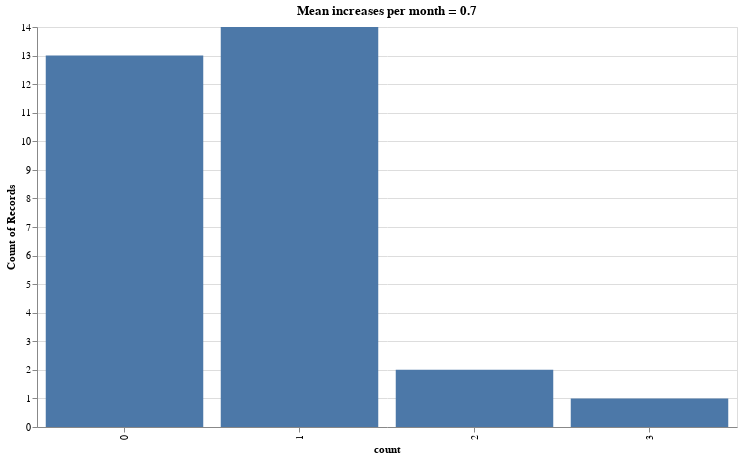

The notebook cell saved with this chart:
### Code cell
days_df = filtered_df.groupby(pd.Grouper(key="dt", freq="M")).agg("count")["units"].reset_index().rename(columns={"units": "count"})
alt.Chart(days_df).mark_bar(point=True) \
.encode(
    x = alt.X("count:N"),
    y = alt.Y("count()"),
).properties(width=700, height=400, title=f"Mean increases per month = {days_df['count'].mean()}")

### Figure 1 — Vega-Lite specification as saved in the notebook (floating-point values rounded to 4 significant figures)
{"$schema": "https://vega.github.io/schema/vega-lite/v4.8.1.json", "config": {"view": {"continuousHeight": 300, "continuousWidth": 400}}, "data": {"name": "data-7115c7c751943ab4962b587db0c89d78"}, "datasets": {"data-7115c7c751943ab4962b587db0c89d78": [{"count": 1, "dt": "2018-02-28T00:00:00"}, {"count": 0, "dt": "2018-03-31T00:00:00"}, {"count": 0, "dt": "2018-04-30T00:00:00"}, {"count": 0, "dt": "2018-05-31T00:00:00"}, {"count": 1, "dt": "2018-06-30T00:00:00"}, {"count": 2, "dt": "2018-07-31T00:00:00"}, {"count": 1, "dt": "2018-08-31T00:00:00"}, {"count": 1, "dt": "2018-09-30T00:00:00"}, {"count": 1, "dt": "2018-10-31T00:00:00"}, {"count": 1, "dt": "2018-11-30T00:00:00"}, {"count": 1, "dt": "2018-12-31T00:00:00"}, {"count": 3, "dt": "2019-01-31T00:00:00"}, {"count": 0, "dt": "2019-02-28T00:00:00"}, {"count": 0, "dt": "2019-03-31T00:00:00"}, {"count": 0, "dt": "2019-04-30T00:00:00"}, {"count": 1, "dt": "2019-05-31T00:00:00"}, {"count": 1, "dt": "2019-06-30T00:00:00"}, {"count": 1, "dt": "2019-07-31T00:00:00"}, {"count": 2, "dt": "2019-08-31T00:00:00"}, {"count": 1, "dt": "2019-09-30T00:00:00"}, {"count": 0, "dt": "2019-10-31T00:00:00"}, {"count": 1, "dt": "2019-11-30T00:00:00"}, {"count": 0, "dt": "2019-12-31T00:00:00"}, {"count": 0, "dt": "2020-01-31T00:00:00"}, {"count": 1, "dt": "2020-02-29T00:00:00"}, {"count": 0, "dt": "2020-03-31T00:00:00"}, {"count": 0, "dt": "2020-04-30T00:00:00"}, {"count": 0, "dt": "2020-05-31T00:00:00"}, {"count": 0, "dt": "2020-06-30T00:00:00"}, {"count": 1, "dt": "2020-07-31T00:00:00"}]}, "encoding": {"x": {"field": "count", "type": "nominal"}, "y": {"aggregate": "count", "type": "quantitative"}}, "height": 400, "mark": {"point": true, "type": "bar"}, "title": "Mean increases per month = 0.7", "width": 700}
